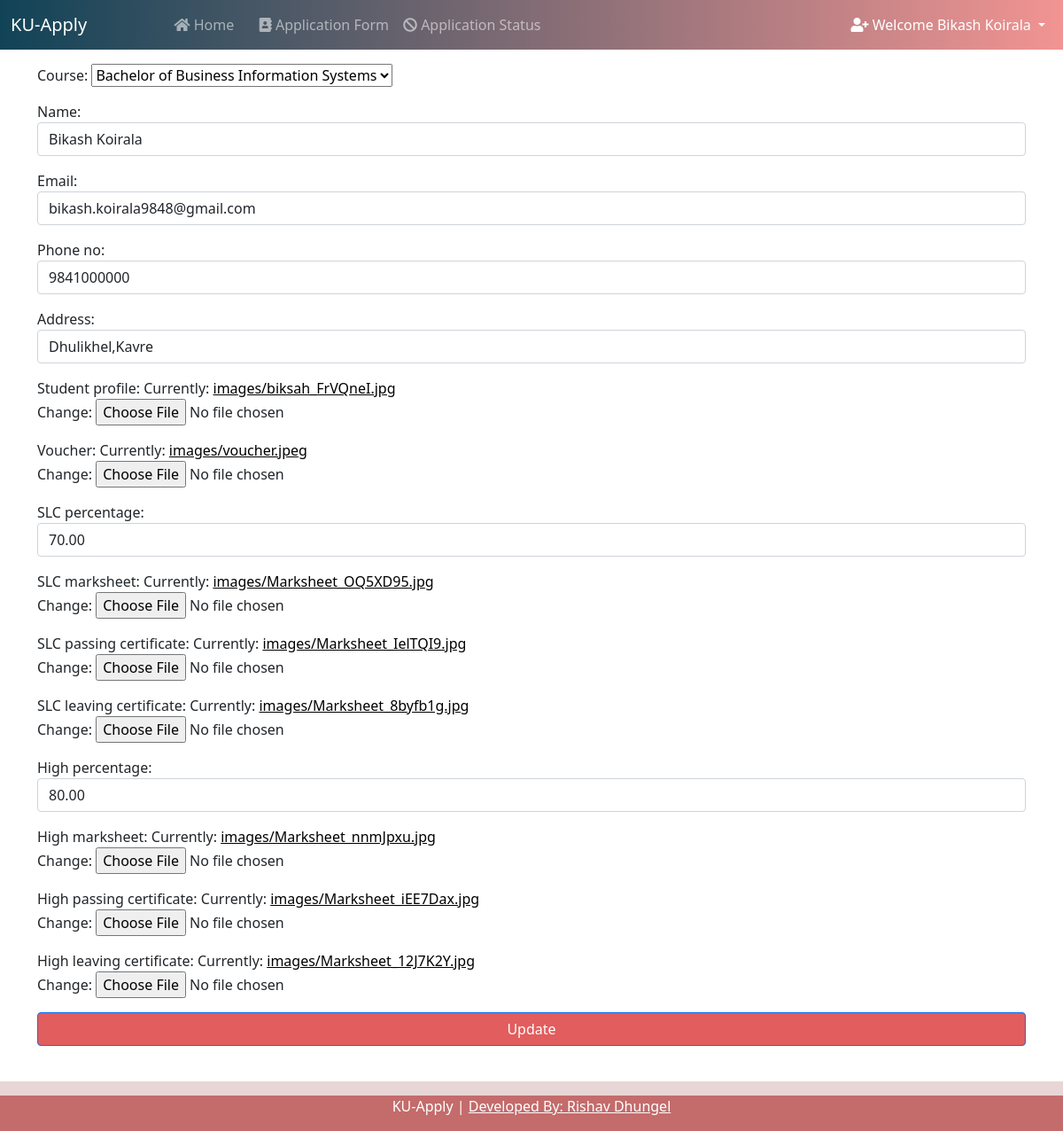
Screenshot of /edit_application/ (signed in) with the database file from the repository.
### college/models.py (models this page shows, shortened)
class Application(models.Model):
    COURSES = (
    ('Bachelor of Business Information Systems', 'Bachelor of Business Information Systems'),
    ('Bachelor of Business Adminstration', 'Bachelor of Business Adminstration'),
    )
    STATUS = (
        ('Approved', 'Approved'),
        ('Pending', 'Pending'),
        ('Rejected', 'Rejected'),
    )
    user = models.OneToOneField(User, on_delete=models.CASCADE, blank=True, null=True)
    course = models.CharField(max_length=100, choices= COURSES)
    name = models.CharField(max_length=200)
    email = models.CharField(max_length=200)
    phone_no = models.CharField(max_length=200)
    address = models.TextField(max_length=200)
    student_profile = models.ImageField(upload_to="images")
    voucher = models.ImageField(upload_to="images", null=True)
    SLC_passing_certificate = models.ImageField(upload_to="images", null=True)
    SLC_percentage = models.DecimalField(max_digits=4, decimal_places=2, null=True)
    SLC_marksheet = models.ImageField(upload_to="images", null=True)
    SLC_passing_certificate = models.ImageField(upload_to="images", null=True)
    SLC_leaving_certificate = models.ImageField(upload_to="images", null=True)
    high_percentage = models.DecimalField(max_digits=4, decimal_places=2, null=True)
    high_marksheet = models.ImageField(upload_to="images", null=True)
    high_passing_certificate = models.ImageField(upload_to="images", null=True)
    high_leaving_certificate = models.ImageField(upload_to="images", null=True)
    Application_Status = models.TextField(max_length=100, choices=STATUS, default="Pending")
    message = models.TextField(max_length=100, default="", null=True, blank=True)

### college/views.py (the view)
# urls.py: path("edit_application/", views.edit_application, name="edit_application"),
def edit_application(request):
    if not request.user.is_authenticated:
        return redirect("/login")
    try:
        application = request.user.application
    except Application.DoesNotExist:
        application = Application(user=request.user)
    if request.method=="POST":
        form = ApplicationForm(data=request.POST, files=request.FILES, instance=application)
        if form.is_valid():
            form.save()
            alert = True
            return render(request, "edit_application.html", {'alert':alert})
    else:
        form=ApplicationForm(instance=application)
    return render(request, "edit_application.html", {'form':form})

### college/forms.py
class ApplicationForm(forms.ModelForm):
    class Meta:
        model = Application
        exclude = ('user', 'Application_Status', 'message',)
        fields = "__all__"
        widgets = {
            'name': forms.TextInput(attrs={'class': 'form-control'}),
            'user' : forms.TextInput(attrs={'class': 'form-control'}),
            'name' : forms.TextInput(attrs={'class': 'form-control'}),
            'email' : forms.TextInput(attrs={'class': 'form-control'}),
            'phone_no' : forms.TextInput(attrs={'class': 'form-control'}),
            'address' : forms.TextInput(attrs={'class': 'form-control'}),
            'SLC_percentage':forms.TextInput(attrs={'class': 'form-control'}),
            'high_percentage':forms.TextInput(attrs={'class': 'form-control'}),
            }

### college/templates/edit_application.html (shortened to what this page needs)
{% extends 'basic.html' %}
{% block body %}
<form action="/edit_application/" enctype="multipart/form-data" method="POST"> {% csrf_token %}
    <div class="container mt-3">
   {{ form.as_p }}
        <button type="submit" class="btn btn-primary" style="width: 100%; height: auto;background-color: rgb(226, 93, 93); ">Update</button>
    </div>
    <br>
</form>   <hr style="height: 30px;padding: 20px; background-color:rgb(165, 87, 87);">
{% endblock %}

### college/templates/basic.html (shortened to what this page needs)
<!doctype html>
<html lang="en">
  <head>
    <link href="https://cdn.jsdelivr.net/npm/bootstrap@5.0.2/dist/css/bootstrap.min.css" rel="stylesheet">
    <link rel="stylesheet" href="https://cdnjs.cloudflare.com/ajax/libs/font-awesome/5.15.3/css/all.min.css">
  </head>
  <body>
    <nav class="navbar navbar-expand-lg navbar-dark">
        <div class="container-fluid">
          <a class="navbar-brand" href="#">KU-Apply</a>
          <div class="container w-75">
          <div class="collapse navbar-collapse" id="navbarSupportedContent">
            <ul class="navbar-nav me-auto mb-lg-0">
              <li class="nav-item">
                <a class="nav-link {% block home %} {% endblock %}" aria-current="page" href="/"><i class="fa fa-home"></i> Home</a>
              </li>
              {% if user.is_authenticated %}
              <li class="nav-item">
                <a class="nav-link {% block application_form %} {% endblock %}" href="/application_form/"><i class="fa fa-address-book"></i> Application Form </a>
              </li>
              <li class="nav-item">
                <a class="nav-link {% block status %} {% endblock %}" href="/status/"><i class="fa fa-ban"></i> Application Status</a>
              </li>
            </ul>
          </div>
          </div>
          <div class="collapse navbar-collapse" id="navbarNavDarkDropdown">
            <ul class="navbar-nav">
              <li class="nav-item dropdown">
                <a class="nav-link active dropdown-toggle" href="#" id="navbarDarkDropdownMenuLink" role="button" data-bs-toggle="dropdown" aria-expanded="false">
                <i class="fa fa-user-plus"></i>  Welcome {{request.user.get_full_name}}
                </a>
              </li>
            </ul>
          </div>
          {% endif %}
        </div>
      </nav>
    {% block body %}
    {% endblock %}
  </body>
  <div class="footer">
    <p>KU-Apply | <a style="color:white;" href='https://rishavdhungel.com.np' >Developed By: Rishav Dhungel</a></p>
  </div>
</html>

### college/templates/basic.html (style rules this page uses)
.navbar { background: #114357; background: -webkit-linear-gradient(to left, #F29492, #114357); background: linear-gradient(to left, #F29492, #114357); }
.footer { position: fixed; left: 0; bottom: 0; width: 100%; background-color: rgb(196, 107, 107); color: white; text-align: center; }
a { text-decoration:underline; color:rgb(0, 0, 0); }

### rows the page displays
Application: course "Bachelor of Business Information Systems", name "Bikash Koirala", email "bikash.koirala9848@gmail.com", phone_no "9841000000", address "Dhulikhel,Kavre", SLC_percentage "70.00", high_percentage "80.00"

### other values shown
{{ request.user.get_full_name }} "Bikash Koirala"
